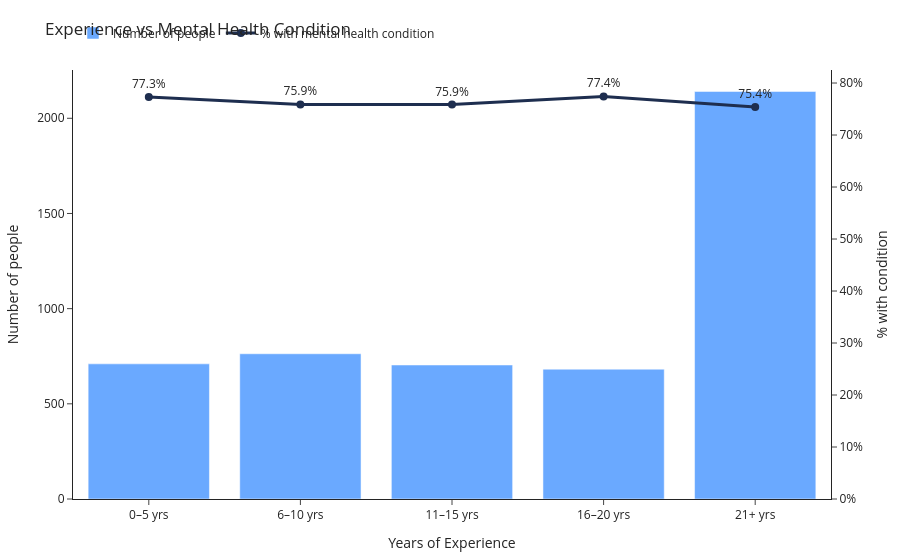

Notebook code cell kept with this figure:
### Code cell
fig = experience_bar_line(df)
fig.show()

### Figure 1 — Plotly figure (JSON) as saved in the notebook; plotly's stock layout.template omitted (floating-point values rounded to 4 significant figures)
{"data": [{"hovertemplate": "Range: %{x}<br>Count: %{y}<extra></extra>", "marker": {"color": "#6AA9FF"}, "name": "Number of people", "type": "bar", "x": ["0–5 yrs", "6–10 yrs", "11–15 yrs", "16–20 yrs", "21+ yrs"], "y": [710, 763, 704, 682, 2141]}, {"hovertemplate": "Range: %{x}<br>% with condition: %{y:.1f}%<extra></extra>", "line": {"color": "#1E2E4F", "width": 3}, "marker": {"color": "#1E2E4F", "size": 8}, "mode": "lines+markers+text", "name": "% with mental health condition", "text": ["77.3%", "75.9%", "75.9%", "77.4%", "75.4%"], "textposition": "top center", "type": "scatter", "x": ["0–5 yrs", "6–10 yrs", "11–15 yrs", "16–20 yrs", "21+ yrs"], "y": [77.32, 75.88, 75.85, 77.42, 75.39], "yaxis": "y2"}], "layout": {"legend": {"orientation": "h", "y": 1.12}, "margin": {"b": 50, "l": 50, "r": 50, "t": 70}, "title": {"text": "Experience vs Mental Health Condition"}, "xaxis": {"title": {"text": "Years of Experience"}}, "yaxis": {"gridcolor": "rgba(0,0,0,0.08)", "title": {"text": "Number of people"}}, "yaxis2": {"overlaying": "y", "rangemode": "tozero", "side": "right", "ticksuffix": "%", "title": {"text": "% with condition"}}}}
